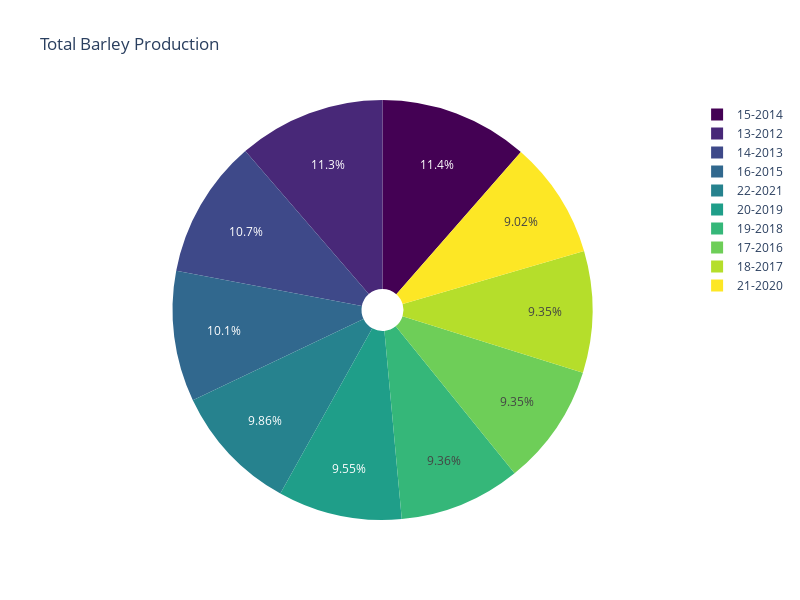

Notebook source saved alongside this figure:
### Code cell
fig = px.pie(barley_year, names='YEAR', values='Barley_PROD.',
             title='Total Barley Production ',
             labels={'Year': 'YEAR', 'Barley Production': 'Barley_PROD.'},
             color='YEAR', color_discrete_sequence=px.colors.sequential.Viridis,
             hole=0.1
             )
fig.update_layout(height=600,width=800)
fig.show()

### Figure 1 — Plotly figure (JSON) as saved in the notebook; plotly's stock layout.template omitted (floating-point values rounded to 4 significant figures)
{"data": [{"customdata": [["15-2014"], ["13-2012"], ["14-2013"], ["16-2015"], ["22-2021"], ["20-2019"], ["19-2018"], ["17-2016"], ["18-2017"], ["21-2020"]], "domain": {"x": [0, 1], "y": [0, 1]}, "hole": 0.1, "hovertemplate": "YEAR=%{customdata[0]}<br>Barley_PROD.=%{value}<extra></extra>", "labels": ["15-2014", "13-2012", "14-2013", "16-2015", "22-2021", "20-2019", "19-2018", "17-2016", "18-2017", "21-2020"], "legendgroup": "", "marker": {"colors": ["#440154", "#482878", "#3e4989", "#31688e", "#26828e", "#1f9e89", "#35b779", "#6ece58", "#b5de2b", "#fde725"]}, "name": "", "showlegend": true, "type": "pie", "values": [37354, 36973, 34824, 32801, 32156, 31147, 30550, 30510, 30510, 29433]}], "layout": {"height": 600, "legend": {"tracegroupgap": 0}, "piecolorway": ["#440154", "#482878", "#3e4989", "#31688e", "#26828e", "#1f9e89", "#35b779", "#6ece58", "#b5de2b", "#fde725"], "title": {"text": "Total Barley Production "}, "width": 800}}
